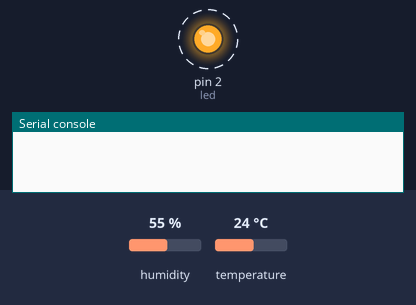
Recording of a program running on a simulated MicroPython board. Parts: output pins drawn as LEDs (lit = HIGH, except the on-board LED, lit = LOW), the last lines printed to the serial console. Dashed ring = blinking. Inputs (shaded band) come from the test bench; at power-on: humidity 55 %, temperature 24 °C.

Above: at 1.2 s.
1.3 s: humidity set to 51 %
7.7 s: humidity set to 48 %
At 8.8 s:
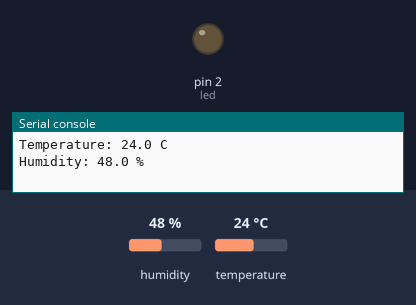
10.7 s: humidity set to 68 %
At 13.1 s:
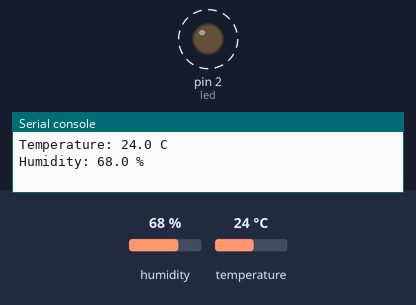
17.2 s: humidity set to 22 %
At 18.3 s:
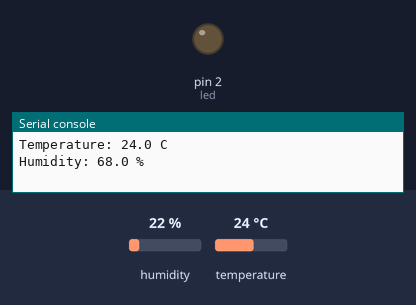
Timing chart, 0 to 20.2 s (numbered marks = the images above; inputs shaded):
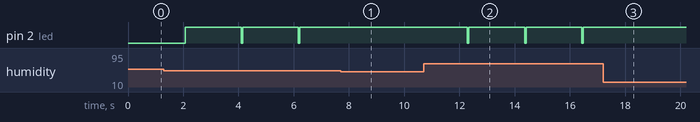

The program:

dht11.py
```python
from machine import Pin
from time import sleep
import dht
from utime import sleep_ms

sensor = dht.DHT11(Pin(5))
led = Pin(2,Pin.OUT)
led.value(0)

def blink():
    led.value(0)
    sleep_ms(50)
    led.value(1)

while True:
  try:
    sleep(2)
    sensor.measure()
    temp = sensor.temperature()
    hum = sensor.humidity()
    if(temp > 24.0 or hum > 49.0):
        blink()
    print('Temperature: %3.1f C' %temp)
    print('Humidity: %3.1f %%' %hum)
    print("")
  except OSError as e:
    print('Failed to read sensor.')
```

Measured:
- the behaviour switches between 50 and 49 % on humidity (found by bisection; images 0 and 1)
- after the input at 7.7 s, pin 2 (led): stops changing and stays HIGH
- after the input at 10.7 s, pin 2 (led): alternates HIGH for 2.0 s and LOW for 0.05 s, starting after 1.6 s
- after the input at 17.2 s, pin 2 (led): stops changing and stays HIGH
- by itself, pin 2 (led): alternates HIGH for 2.0 s and LOW for 0.05 s
